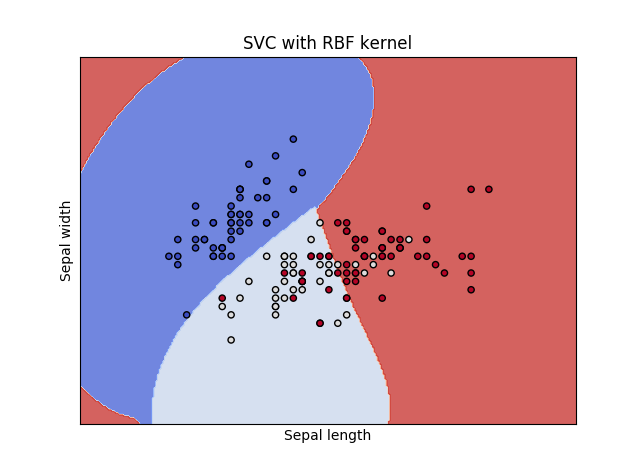

Write Python code to recreate this figure.
import numpy as np
import matplotlib.pyplot as plt
from sklearn import svm, datasets


def make_grid(axis_x, axis_y, grid_step_size=.02):
    x_min, x_max = axis_x.min() - 1, axis_x.max() + 1
    y_min, y_max = axis_y.min() - 1, axis_y.max() + 1
    xx, yy = np.meshgrid(np.arange(x_min, x_max, grid_step_size),
                         np.arange(y_min, y_max, grid_step_size))

    return xx, yy


def plot_contours(axes, svc_model, xx, yy, **params):
    # Predict each point in the grid
    predictions = svc_model.predict(np.c_[xx.ravel(), yy.ravel()])
    predictions = predictions.reshape(xx.shape)
    axes.contourf(xx, yy, predictions, **params)


# Load iris data
iris = datasets.load_iris()

# Consider two dimensions out of four
X = iris.data[:, :2]
y = iris.target

# Create model
C = 1.0  # SVM regularization parameter
model = svm.SVC(kernel='rbf', gamma=0.7, C=C)

# Train model
model.fit(X, y)

# Make grid. use two columns selected as x axis and y axis
X0, X1 = X[:, 0], X[:, 1]
x_axis, y_axis = make_grid(X0, X1)

# Plot
fig, ax = plt.subplots()
plot_contours(ax, model, x_axis, y_axis, cmap=plt.cm.coolwarm, alpha=0.8)
ax.scatter(X0, X1, c=y, cmap=plt.cm.coolwarm, s=20, edgecolors='k')
ax.set_xlim(x_axis.min(), x_axis.max())
ax.set_ylim(y_axis.min(), y_axis.max())
ax.set_xlabel('Sepal length')
ax.set_ylabel('Sepal width')
ax.set_xticks(())
ax.set_yticks(())
ax.set_title('SVC with RBF kernel')

plt.show()
